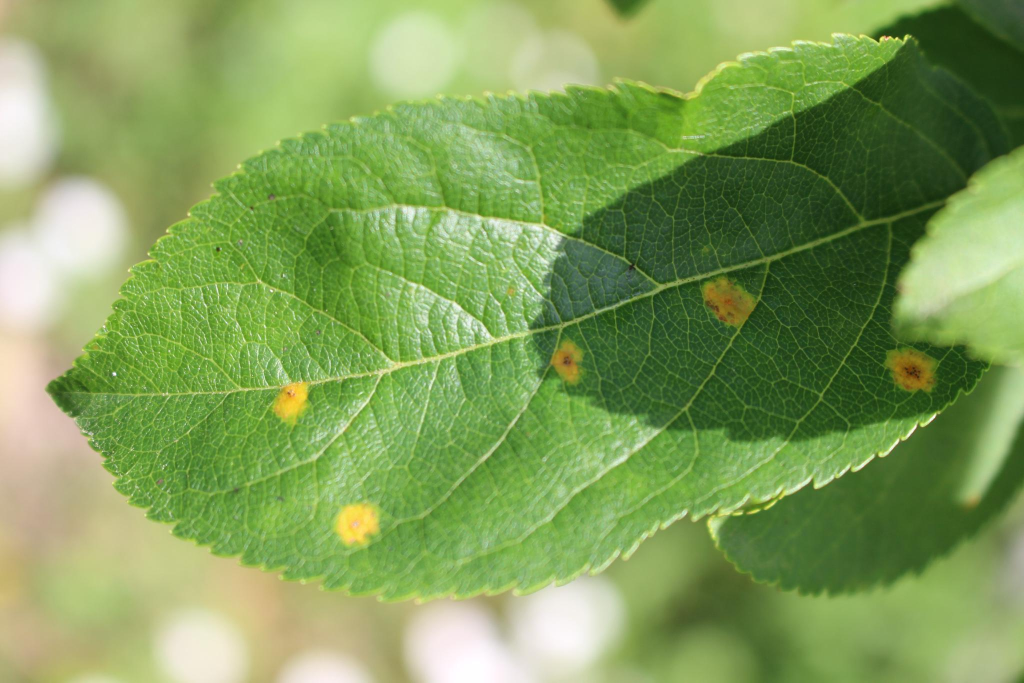
#> input picture Introducao a Visao Computacional/9. Segmentacao de Objetos/imagemTeste.jpg, 2048 x 1365 px (shown at 1/2 size)
$ python segmentacao_bordas.py
#> lines starting #> are read from the running program, lines starting #| are printed output that depends on the picture; after the words box and inside, x2 and y2 are one past the last pixel; in counts of white or black regions, pixels touching at a corner belong together
import	cv2
import	numpy	as	np

imagemOriginal =  cv2.imread("imagemTeste.jpg", 0)
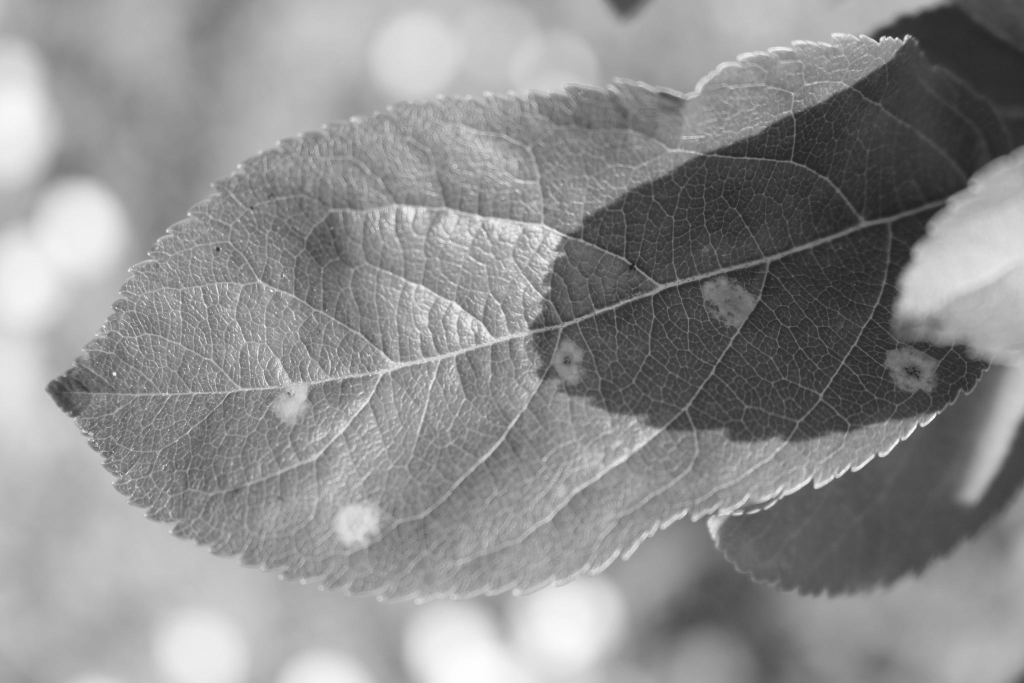
#> imagemOriginal: shape (1365, 2048) (shown at 1/2 size); min 29, max 255, mean 142

imgEscalada	=	cv2.resize(
        imagemOriginal,
        None,
        fx	= 0.5,
        fy	= 0.5,
        interpolation	=	cv2.INTER_CUBIC
    )
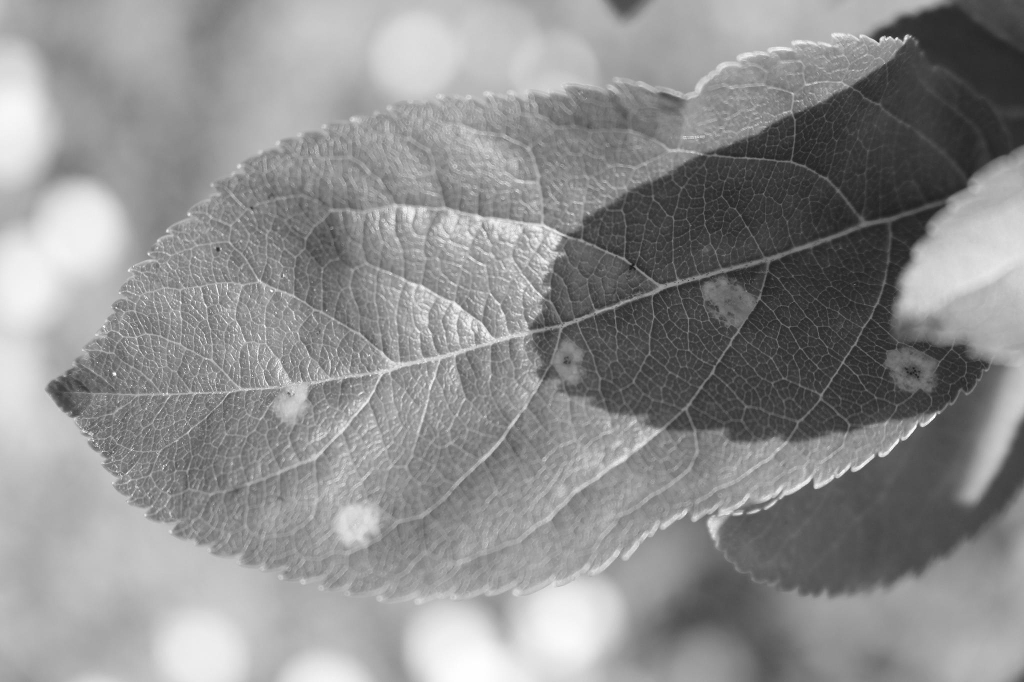
#> imgEscalada: shape (682, 1024); min 27, max 255, mean 142

metodo	=	cv2.THRESH_BINARY_INV

ret,	imgBinarizada	=	cv2.threshold(
                                imgEscalada,
                                135,
                                255,
                                metodo)
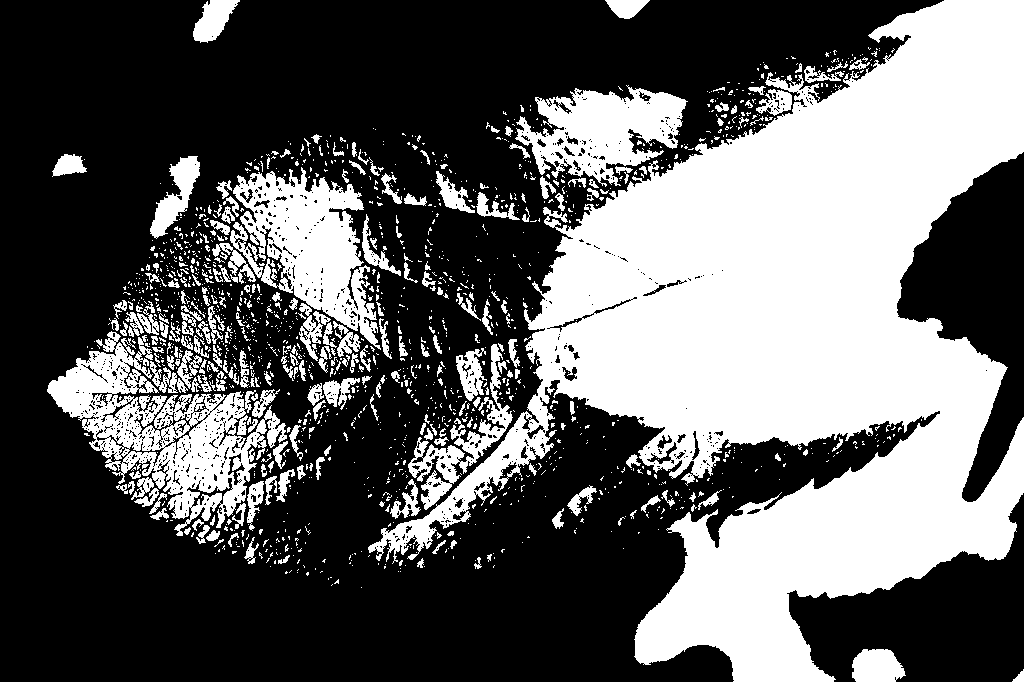
#> imgBinarizada: shape (682, 1024); 38.2% white; 1527 white regions (1257 under 20 px), largest, box (x1, y1, x2, y2) and area: (368, 0, 1024, 682) 190485, (47, 331, 287, 536) 16987, (230, 167, 381, 350) 12905

e	=	np.ones((3,	3),	np.uint8)

#tratamento morfologico
imgTratada	=	cv2.morphologyEx(
                    imgBinarizada,
                    cv2.MORPH_CLOSE,
                    e)
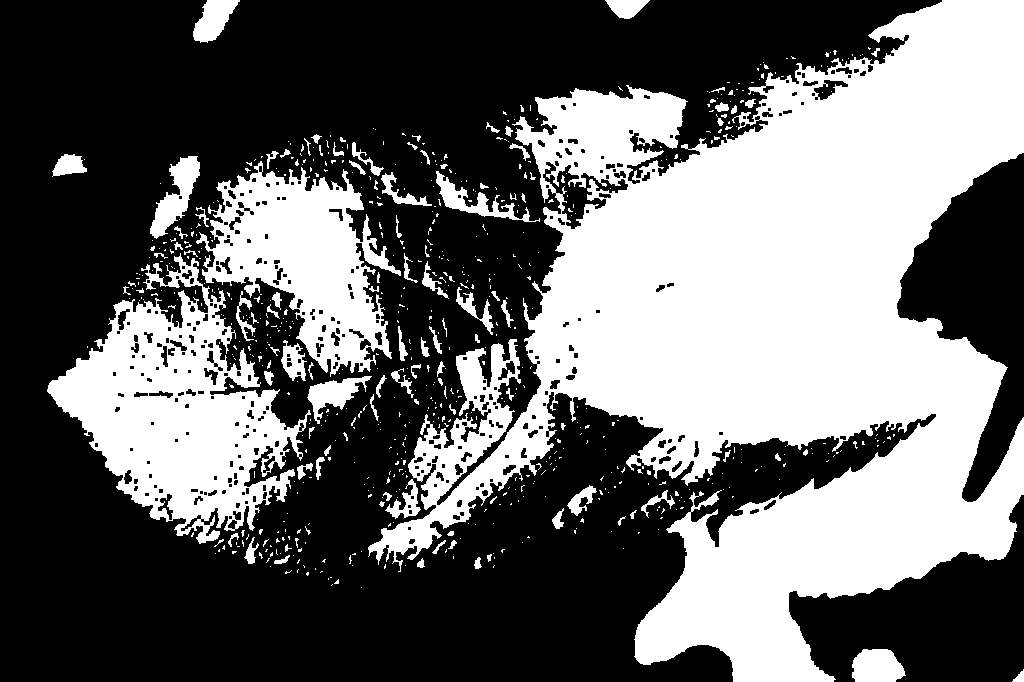
#> imgTratada: shape (682, 1024); 40.9% white; 693 white regions (588 under 20 px), largest, box (x1, y1, x2, y2) and area: (368, 0, 1024, 682) 213029, (47, 253, 311, 544) 33579, (196, 161, 401, 377) 20803

imgTratada	=	cv2.erode(imgTratada,	e,	iterations	=	2)
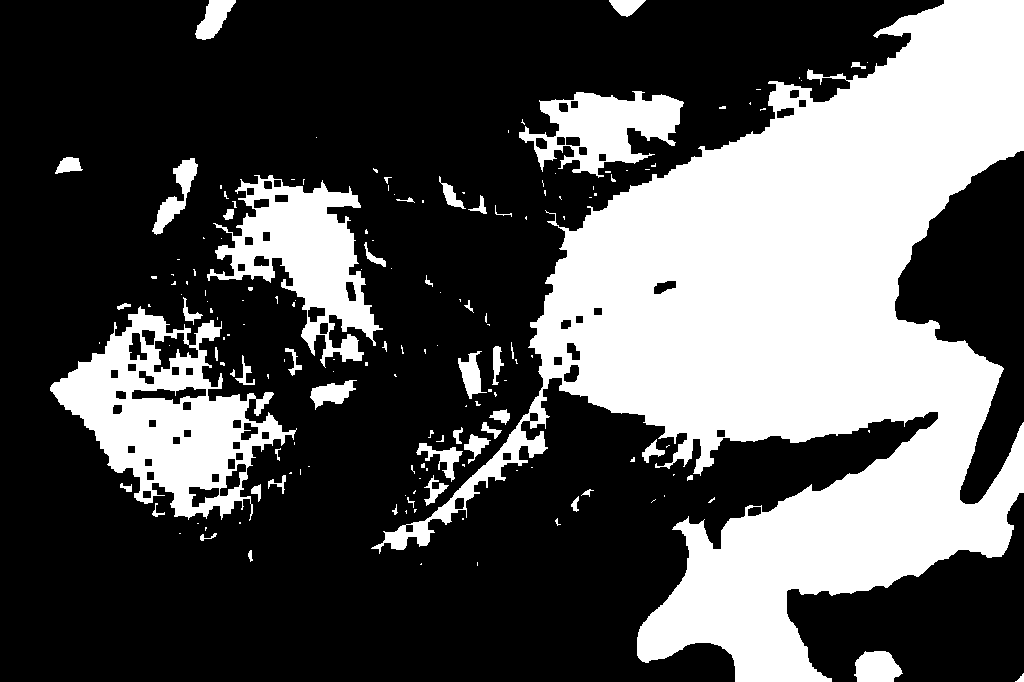
#> imgTratada: shape (682, 1024); 33.4% white; 165 white regions (113 under 20 px), largest, box (x1, y1, x2, y2) and area: (371, 0, 1024, 682) 179773, (50, 306, 297, 521) 21733, (207, 175, 383, 368) 13759

imgSegmentada	=	cv2.Canny(
                        imgTratada,
                        100,
                        200)
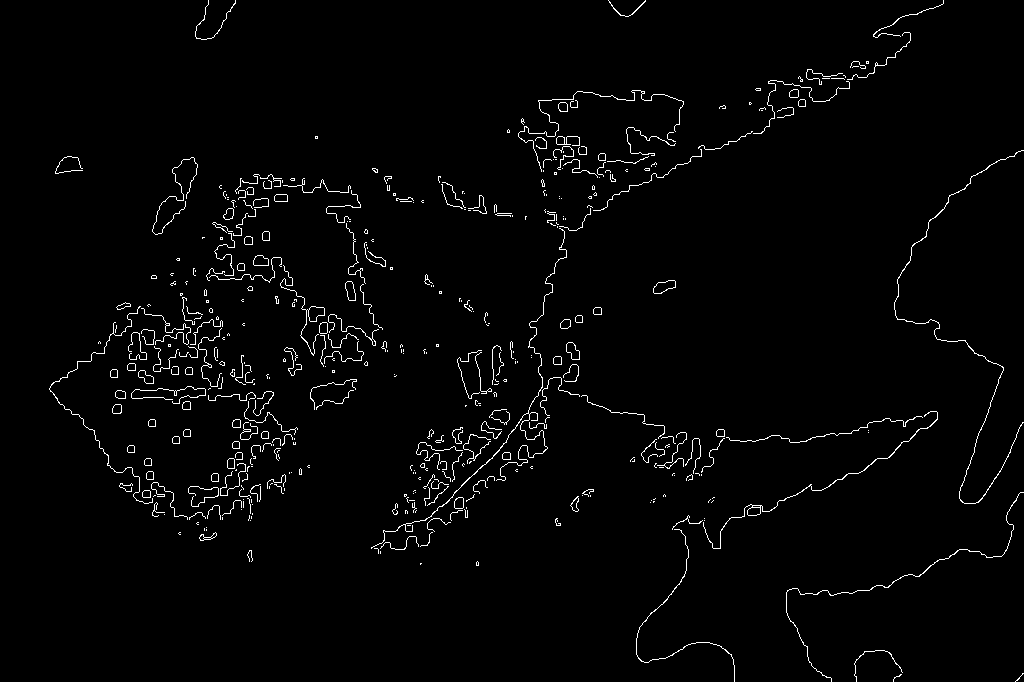
#> imgSegmentada: shape (682, 1024); 2% white in thin lines or dots

cv2.imshow("Binarizada",	imgBinarizada)
cv2.imshow("Tratada",	imgTratada)
cv2.imshow("Segmentada",	imgSegmentada)

cv2.waitKey(0)
cv2.destroyAllWindows()
